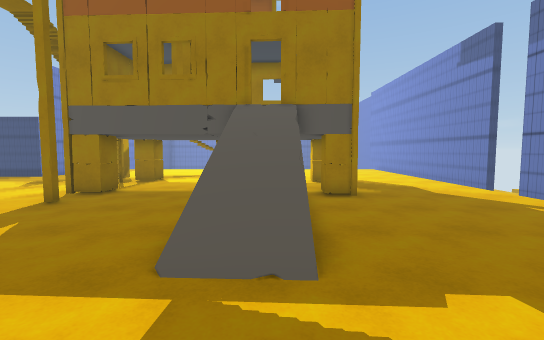
view 1 (above)

15 first-person views from a walk through a scene from a Unity 3-D project. The camera is 1.5 m above the floor, tilts 4° down and sees 90° across. The floor is counted in squares, 1 m on a side. Each view is taken from the middle of a square. On the plan, view 1 faces up. The plan holds only what a view shows up to about 14 squares ahead; the rest is blank. The place goes on beyond the plan. The player is left out.

view 2
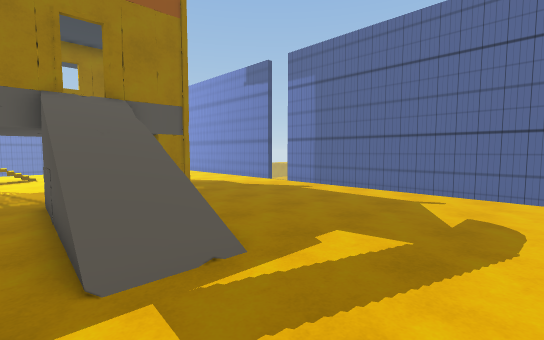

view 3
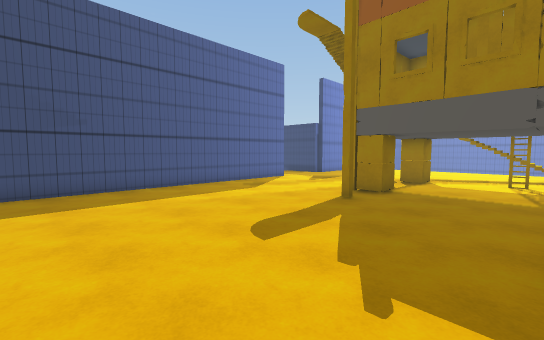

view 4
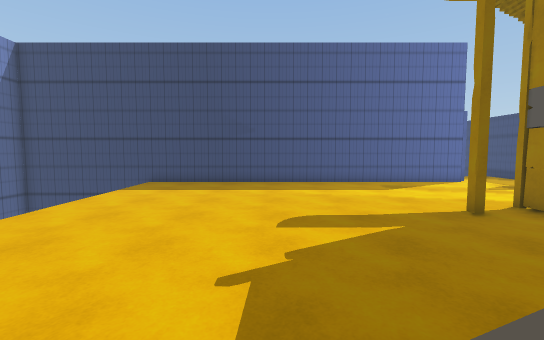

view 5
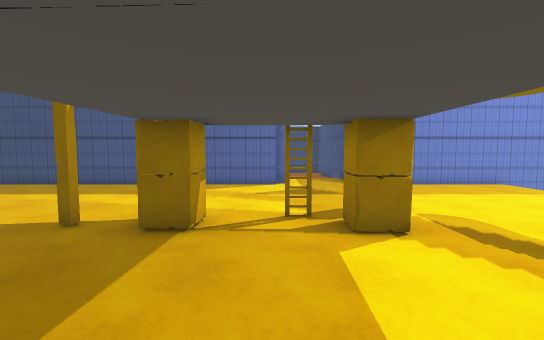

view 6
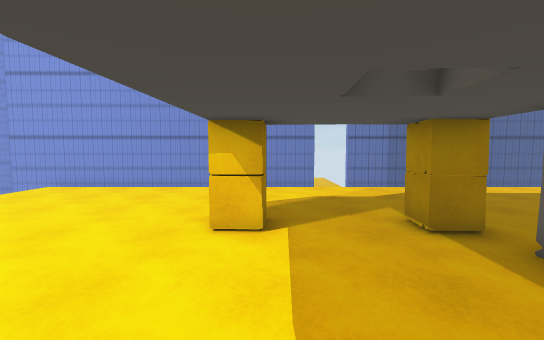

view 7
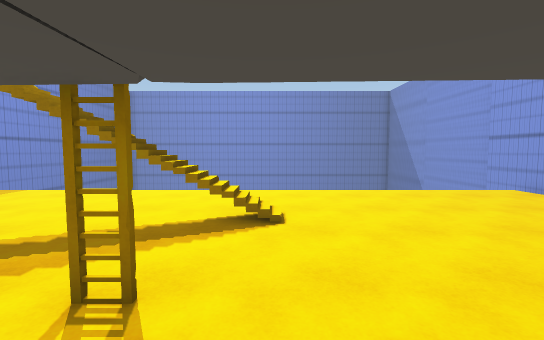

view 8
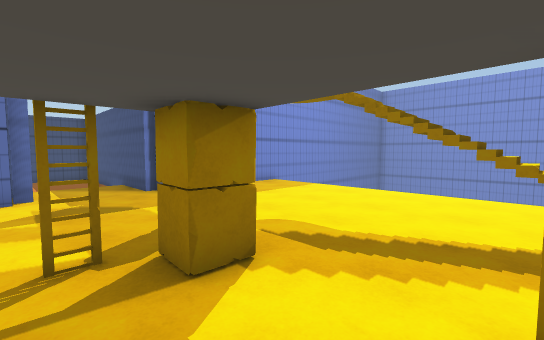

view 9
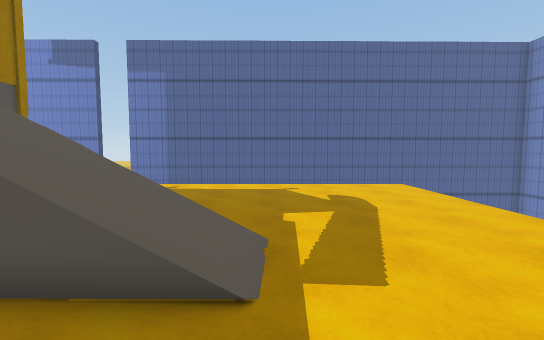

view 10
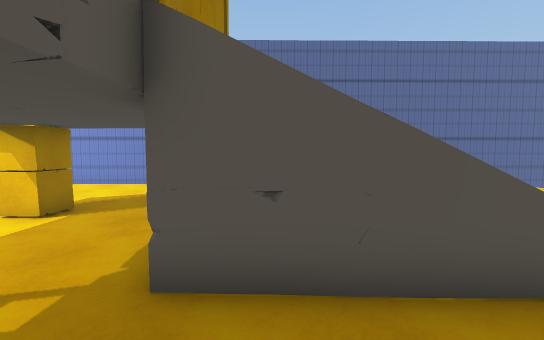

view 11
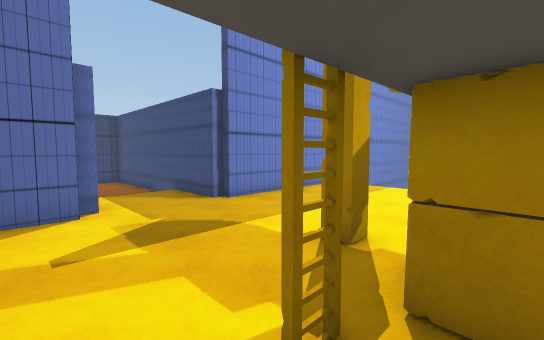

view 12
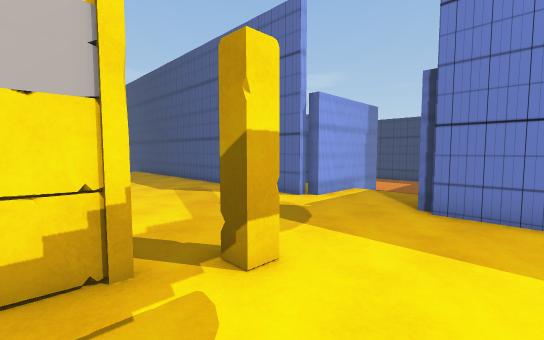

view 13
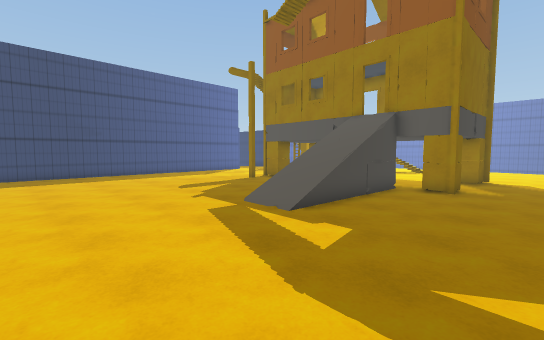

view 14
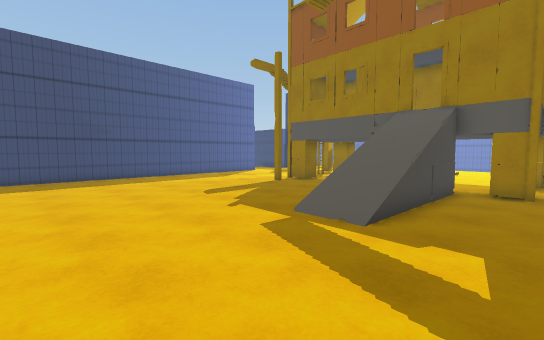

view 15
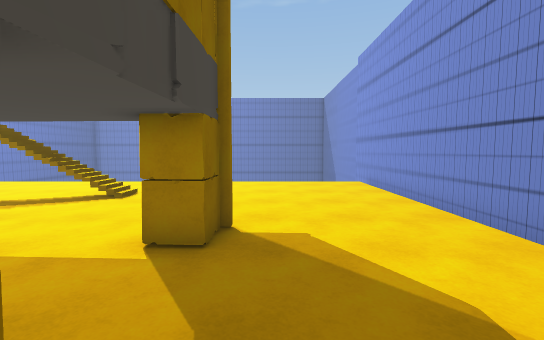

### Floor plan
Key: @ floor where view 1 was taken; # wall or solid block; . floor; / step, stairs or slope; v drop or lower ground; L ladder; O other object.
Columns run from 18 left of view 1 to 9 right of it. Each row starts with its distance up from view 1.
 26      #                     #
 25      #                     #
 24      #                     #
 23      #                     #
 22      #.....................#
 21      #.....................#
 20      #.....................#
 19      #.....................#
 18      #........////.........#
 17     ##.....................#
 16 #####......................#
 15 v v.......#....L...........#
 14 v v........OO.......O#.....#
 13 vvv........L........OO.....#
 12   ####.....................#
 11      #.....................v
 10      #.....OO.......OO.....v
  9      #...........O/OOO.....#
  8      #......#....//O.......#
  7      #...........//........#
  6      #...........//........#
  5      #...........//........#
  4      #...........//........#
  3      #.....................#
  2      #.....................#
  1      #.....................#
  0      #............@........#
 -1      #.....................#
 -2      #.....................#
 -3      #vvvvvvv       vvvvvvv#
 -4      #                     #
 -5      #                     #

Positions as (right, up) in squares from view 1, and headings:
1: (0, 0), facing up
2: (-2, 0), facing up-right
3: (-2, 0), facing up-left
4: (0, 3), facing left
5: (-1, 12), facing left
6: (-3, 13), facing right
7: (-1, 12), facing up
8: (-3, 12), facing up-left
9: (-4, 3), facing right
10: (-4, 8), facing right
11: (-6, 11), facing up-left
12: (-6, 18), facing down-left
13: (5, -2), facing up-left
14: (3, -2), facing up-left
15: (4, 9), facing up
